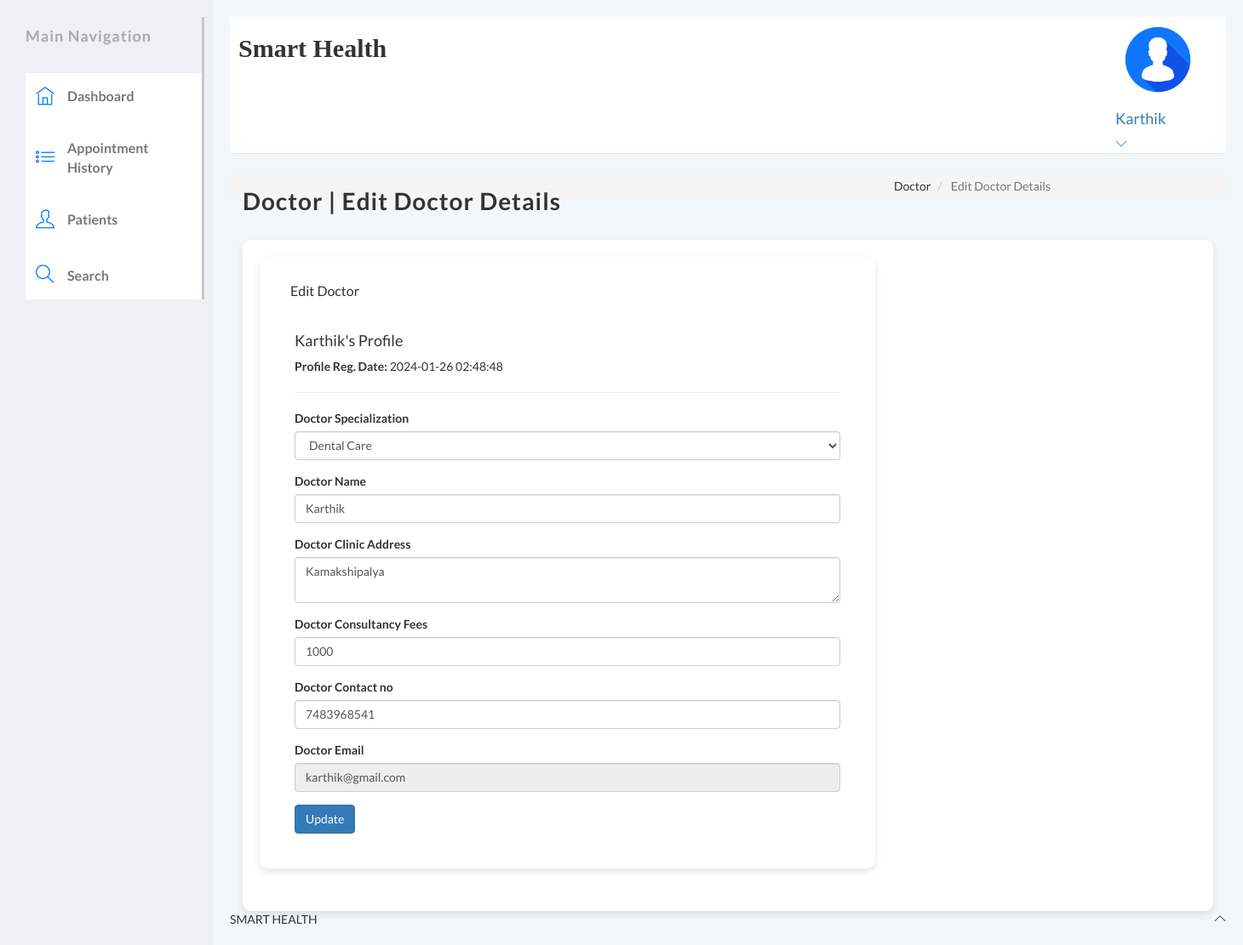
Page /hospital/hms/doctor/edit-profile.php (signed in) on the committed database.
### tables this page shows
CREATE TABLE `doctors` (
  `id` int(11) NOT NULL,
  `specilization` varchar(255) DEFAULT NULL,
  `doctorName` varchar(255) DEFAULT NULL,
  `address` longtext DEFAULT NULL,
  `docFees` varchar(255) DEFAULT NULL,
  `contactno` bigint(11) DEFAULT NULL,
  `docEmail` varchar(255) DEFAULT NULL,
  `password` varchar(255) DEFAULT NULL,
  `creationDate` timestamp NULL DEFAULT current_timestamp(),
  `updationDate` timestamp NULL DEFAULT NULL ON UPDATE current_timestamp()
);

### hospital/hms/doctor/edit-profile.php (the view, shortened to what this page needs)
<?php
include('include/config.php');
if(strlen($_SESSION['id']==0)) {
 header('location:logout.php');
  } else{
?>
<!DOCTYPE html>
<html lang="en">
	<head>
		<link rel="stylesheet" href="vendor/bootstrap/css/bootstrap.min.css">
		<link rel="stylesheet" href="vendor/fontawesome/css/font-awesome.min.css">
		<link rel="stylesheet" href="vendor/themify-icons/themify-icons.min.css">
		<link href="vendor/animate.css/animate.min.css" rel="stylesheet" media="screen">
		<link href="vendor/perfect-scrollbar/perfect-scrollbar.min.css" rel="stylesheet" media="screen">
		<link href="vendor/switchery/switchery.min.css" rel="stylesheet" media="screen">
		<link href="vendor/bootstrap-touchspin/jquery.bootstrap-touchspin.min.css" rel="stylesheet" media="screen">
		<link href="vendor/select2/select2.min.css" rel="stylesheet" media="screen">
		<link href="vendor/bootstrap-datepicker/bootstrap-datepicker3.standalone.min.css" rel="stylesheet" media="screen">
		<link href="vendor/bootstrap-timepicker/bootstrap-timepicker.min.css" rel="stylesheet" media="screen">
		<link rel="stylesheet" href="assets/css/styles.css">
		<link rel="stylesheet" href="assets/css/plugins.css">
		<link rel="stylesheet" href="assets/css/themes/theme-1.css" id="skin_color" />
	</head>
	<body>
		<div id="app">
<?php include('include/sidebar.php');?>
			<div class="app-content">
				<?php include('include/header.php');?>
				<div class="main-content" >
					<div class="wrap-content container" id="container">
						<section id="page-title">
							<div class="row">
								<div class="col-sm-8">
									<h1 class="mainTitle">Doctor | Edit Doctor Details</h1>
																	</div>
								<ol class="breadcrumb">
									<li>
										<span>Doctor</span>
									</li>
									<li class="active">
										<span>Edit Doctor Details</span>
									</li>
								</ol>
							</div>
						</section>
						<div class="container-fluid container-fullw bg-white">
							<div class="row">
								<div class="col-md-12">
									<div class="row margin-top-30">
										<div class="col-lg-8 col-md-12">
											<div class="panel panel-white">
												<div class="panel-heading">
													<h5 class="panel-title">Edit Doctor</h5>
												</div>
												<div class="panel-body">
									<?php
$did=$_SESSION['dlogin'];
$sql=mysqli_query($con,"select * from doctors where docEmail='$did'");
while($data=mysqli_fetch_array($sql))
{
?>
<h4><?php echo htmlentities($data['doctorName']);?>'s Profile</h4>
<p><b>Profile Reg. Date: </b><?php echo htmlentities($data['creationDate']);?></p>
<hr />
													<form role="form" name="adddoc" method="post" onSubmit="return valid();">
														<div class="form-group">
															<label for="DoctorSpecialization">
																Doctor Specialization
															</label>
							<select name="Doctorspecialization" class="form-control" required="required">
					<option value="<?php echo htmlentities($data['specilization']);?>">
					<?php echo htmlentities($data['specilization']);?></option>
															</select>
														</div>
<div class="form-group">
															<label for="doctorname">
																 Doctor Name
															</label>
	<input type="text" name="docname" class="form-control" value="<?php echo htmlentities($data['doctorName']);?>" >
														</div>
<div class="form-group">
															<label for="address">
																 Doctor Clinic Address
															</label>
					<textarea name="clinicaddress" class="form-control"><?php echo htmlentities($data['address']);?></textarea>
														</div>
<div class="form-group">
															<label for="fess">
																 Doctor Consultancy Fees
															</label>
		<input type="text" name="docfees" class="form-control" required="required"  value="<?php echo htmlentities($data['docFees']);?>" >
														</div>
<div class="form-group">
									<label for="fess">
																 Doctor Contact no
															</label>
					<input type="text" name="doccontact" class="form-control" required="required"  value="<?php echo htmlentities($data['contactno']);?>">
														</div>
<div class="form-group">
									<label for="fess">
																 Doctor Email
															</label>
					<input type="email" name="docemail" class="form-control"  readonly="readonly"  value="<?php echo htmlentities($data['docEmail']);?>">
														</div>
														<?php } ?>
														<button type="submit" name="submit" class="btn btn-o btn-primary">
															Update
														</button>
													</form>
												</div>
											</div>
										</div>
											</div>
										</div>
								</div>
					</div>
				</div>
			</div>
	<?php include('include/footer.php');?>
		</div>
	</body>
</html>
<?php } ?>

### hospital/hms/doctor/include/header.php (shortened to what this page needs)
<header class="navbar navbar-default navbar-static-top">
	<div class="navbar-collapse collapse" style="padding-right:30px;">
		<div style="display:flex; justify-content:space-between;">
			<div class="left-section">
				<h2 style="padding-left:10px; font-weight:bold; font-family:serif;">Smart Health</h2>
			</div>
			<div class="dropdown current-user">
				<a href class="dropdown-toggle" data-toggle="dropdown">
					<img src="assets/images/logo.avif" height="100px">
					<span class="username">
						<?php
						$query = mysqli_query($con, "select doctorName from doctors where id='" . $_SESSION['id'] . "'");
						while ($row = mysqli_fetch_array($query)) {
							$name = $row['doctorName'];
						}
						echo "<h4>$name</h4>";
						?>
						<i class="ti-angle-down"></i>
					</span>
				</a>
			</div>
		</div>
	</div>
</header>

### hospital/hms/doctor/assets/css/styles.css (style rules this page uses)
#container { margin-top: 20px; }
#page-title { margin-bottom: 20px; }
.mainTitle { font-size: 2em; color: #333; font-weight: bold; letter-spacing: 1px; }
.panel.panel-white { margin-bottom: 30px; border-radius: 10px; box-shadow: 0 4px 8px rgba(0, 0, 0, 0.1); padding: 20px; background: #fff; }
#app { display: flex; min-height: 100vh; flex-direction: row; background-color: #f4f7fa; font-family: "Lato", sans-serif; }
.app-content { margin-left: 250px; padding: 20px; width: 100%; transition: margin-left 0.3s ease; }
.app-content .container-fluid { padding: 20px; background-color: #fff; border-radius: 10px; box-shadow: 0 4px 8px rgba(0, 0, 0, 0.1); }
.app-content h1.mainTitle { font-size: 2em; color: #333; }
.app-content .panel-white { border-radius: 10px; background: #ffffff; box-shadow: 0 4px 8px rgba(0, 0, 0, 0.1); }
.panel-white .panel-body { padding: 20px; }

### hospital/hms/doctor/assets/css/themes/theme-1.css (style rules this page uses)
body { background: #FAFAFA; }
header .navbar-collapse { background: #ffffff !important; border-bottom-color: #c8c7cc !important; box-shadow: none !important; }

### rows in the picture
doctors: doctorName "Karthik", creationDate "2024-01-26 02:48:48", Doctorspecialization "Dental Care", docname "Karthik", clinicaddress "Kamakshipalya", docfees "1000", doccontact "7483968541", docemail "karthik@gmail.com"
